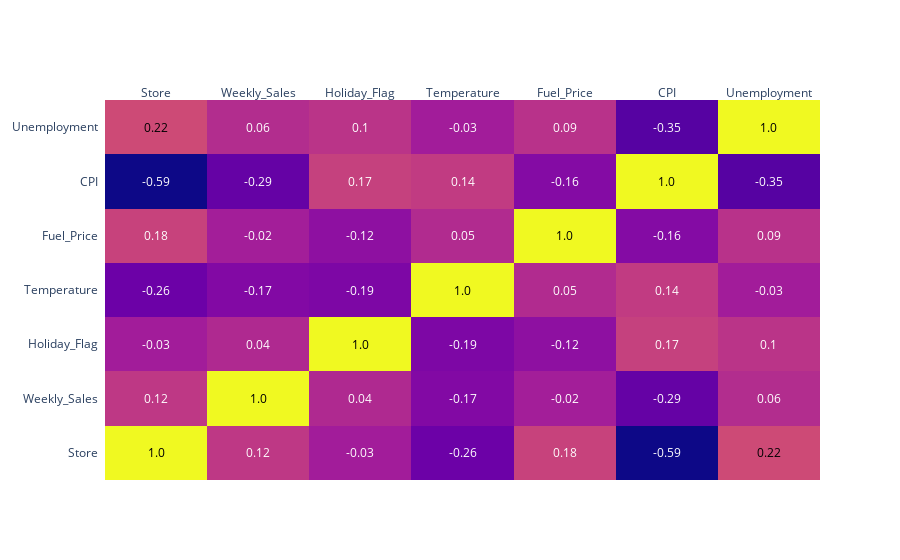

The notebook cell this image was saved under:
### Code cell
# Correlation matrix

corr_matrix = dataset.corr(numeric_only=True).round(2)

import plotly.figure_factory as ff

fig = ff.create_annotated_heatmap(corr_matrix.values,
                                  x = corr_matrix.columns.tolist(),
                                  y = corr_matrix.index.tolist())


fig.show()

### Figure 1 — Plotly figure (JSON) as saved in the notebook; plotly's stock layout.template omitted (floating-point values rounded to 4 significant figures)
{"data": [{"colorscale": [[0, "#0d0887"], [0.1111, "#46039f"], [0.2222, "#7201a8"], [0.3333, "#9c179e"], [0.4444, "#bd3786"], [0.5556, "#d8576b"], [0.6667, "#ed7953"], [0.7778, "#fb9f3a"], [0.8889, "#fdca26"], [1, "#f0f921"]], "reversescale": false, "showscale": false, "type": "heatmap", "x": ["Store", "Weekly_Sales", "Holiday_Flag", "Temperature", "Fuel_Price", "CPI", "Unemployment"], "y": ["Store", "Weekly_Sales", "Holiday_Flag", "Temperature", "Fuel_Price", "CPI", "Unemployment"], "z": [[1, 0.12, -0.03, -0.26, 0.18, -0.59, 0.22], [0.12, 1, 0.04, -0.17, -0.02, -0.29, 0.06], [-0.03, 0.04, 1, -0.19, -0.12, 0.17, 0.1], [-0.26, -0.17, -0.19, 1, 0.05, 0.14, -0.03], [0.18, -0.02, -0.12, 0.05, 1, -0.16, 0.09], [-0.59, -0.29, 0.17, 0.14, -0.16, 1, -0.35], [0.22, 0.06, 0.1, -0.03, 0.09, -0.35, 1]]}], "layout": {"annotations": [{"font": {"color": "#000000"}, "showarrow": false, "text": "1.0", "x": "Store", "xref": "x", "y": "Store", "yref": "y"}, {"font": {"color": "#FFFFFF"}, "showarrow": false, "text": "0.12", "x": "Weekly_Sales", "xref": "x", "y": "Store", "yref": "y"}, {"font": {"color": "#FFFFFF"}, "showarrow": false, "text": "-0.03", "x": "Holiday_Flag", "xref": "x", "y": "Store", "yref": "y"}, {"font": {"color": "#FFFFFF"}, "showarrow": false, "text": "-0.26", "x": "Temperature", "xref": "x", "y": "Store", "yref": "y"}, {"font": {"color": "#FFFFFF"}, "showarrow": false, "text": "0.18", "x": "Fuel_Price", "xref": "x", "y": "Store", "yref": "y"}, {"font": {"color": "#FFFFFF"}, "showarrow": false, "text": "-0.59", "x": "CPI", "xref": "x", "y": "Store", "yref": "y"}, {"font": {"color": "#000000"}, "showarrow": false, "text": "0.22", "x": "Unemployment", "xref": "x", "y": "Store", "yref": "y"}, {"font": {"color": "#FFFFFF"}, "showarrow": false, "text": "0.12", "x": "Store", "xref": "x", "y": "Weekly_Sales", "yref": "y"}, {"font": {"color": "#000000"}, "showarrow": false, "text": "1.0", "x": "Weekly_Sales", "xref": "x", "y": "Weekly_Sales", "yref": "y"}, {"font": {"color": "#FFFFFF"}, "showarrow": false, "text": "0.04", "x": "Holiday_Flag", "xref": "x", "y": "Weekly_Sales", "yref": "y"}, {"font": {"color": "#FFFFFF"}, "showarrow": false, "text": "-0.17", "x": "Temperature", "xref": "x", "y": "Weekly_Sales", "yref": "y"}, {"font": {"color": "#FFFFFF"}, "showarrow": false, "text": "-0.02", "x": "Fuel_Price", "xref": "x", "y": "Weekly_Sales", "yref": "y"}, {"font": {"color": "#FFFFFF"}, "showarrow": false, "text": "-0.29", "x": "CPI", "xref": "x", "y": "Weekly_Sales", "yref": "y"}, {"font": {"color": "#FFFFFF"}, "showarrow": false, "text": "0.06", "x": "Unemployment", "xref": "x", "y": "Weekly_Sales", "yref": "y"}, {"font": {"color": "#FFFFFF"}, "showarrow": false, "text": "-0.03", "x": "Store", "xref": "x", "y": "Holiday_Flag", "yref": "y"}, {"font": {"color": "#FFFFFF"}, "showarrow": false, "text": "0.04", "x": "Weekly_Sales", "xref": "x", "y": "Holiday_Flag", "yref": "y"}, {"font": {"color": "#000000"}, "showarrow": false, "text": "1.0", "x": "Holiday_Flag", "xref": "x", "y": "Holiday_Flag", "yref": "y"}, {"font": {"color": "#FFFFFF"}, "showarrow": false, "text": "-0.19", "x": "Temperature", "xref": "x", "y": "Holiday_Flag", "yref": "y"}, {"font": {"color": "#FFFFFF"}, "showarrow": false, "text": "-0.12", "x": "Fuel_Price", "xref": "x", "y": "Holiday_Flag", "yref": "y"}, {"font": {"color": "#FFFFFF"}, "showarrow": false, "text": "0.17", "x": "CPI", "xref": "x", "y": "Holiday_Flag", "yref": "y"}, {"font": {"color": "#FFFFFF"}, "showarrow": false, "text": "0.1", "x": "Unemployment", "xref": "x", "y": "Holiday_Flag", "yref": "y"}, {"font": {"color": "#FFFFFF"}, "showarrow": false, "text": "-0.26", "x": "Store", "xref": "x", "y": "Temperature", "yref": "y"}, {"font": {"color": "#FFFFFF"}, "showarrow": false, "text": "-0.17", "x": "Weekly_Sales", "xref": "x", "y": "Temperature", "yref": "y"}, {"font": {"color": "#FFFFFF"}, "showarrow": false, "text": "-0.19", "x": "Holiday_Flag", "xref": "x", "y": "Temperature", "yref": "y"}, {"font": {"color": "#000000"}, "showarrow": false, "text": "1.0", "x": "Temperature", "xref": "x", "y": "Temperature", "yref": "y"}, {"font": {"color": "#FFFFFF"}, "showarrow": false, "text": "0.05", "x": "Fuel_Price", "xref": "x", "y": "Temperature", "yref": "y"}, {"font": {"color": "#FFFFFF"}, "showarrow": false, "text": "0.14", "x": "CPI", "xref": "x", "y": "Temperature", "yref": "y"}, {"font": {"color": "#FFFFFF"}, "showarrow": false, "text": "-0.03", "x": "Unemployment", "xref": "x", "y": "Temperature", "yref": "y"}, {"font": {"color": "#FFFFFF"}, "showarrow": false, "text": "0.18", "x": "Store", "xref": "x", "y": "Fuel_Price", "yref": "y"}, {"font": {"color": "#FFFFFF"}, "showarrow": false, "text": "-0.02", "x": "Weekly_Sales", "xref": "x", "y": "Fuel_Price", "yref": "y"}, {"font": {"color": "#FFFFFF"}, "showarrow": false, "text": "-0.12", "x": "Holiday_Flag", "xref": "x", "y": "Fuel_Price", "yref": "y"}, {"font": {"color": "#FFFFFF"}, "showarrow": false, "text": "0.05", "x": "Temperature", "xref": "x", "y": "Fuel_Price", "yref": "y"}, {"font": {"color": "#000000"}, "showarrow": false, "text": "1.0", "x": "Fuel_Price", "xref": "x", "y": "Fuel_Price", "yref": "y"}, {"font": {"color": "#FFFFFF"}, "showarrow": false, "text": "-0.16", "x": "CPI", "xref": "x", "y": "Fuel_Price", "yref": "y"}, {"font": {"color": "#FFFFFF"}, "showarrow": false, "text": "0.09", "x": "Unemployment", "xref": "x", "y": "Fuel_Price", "yref": "y"}, {"font": {"color": "#FFFFFF"}, "showarrow": false, "text": "-0.59", "x": "Store", "xref": "x", "y": "CPI", "yref": "y"}, {"font": {"color": "#FFFFFF"}, "showarrow": false, "text": "-0.29", "x": "Weekly_Sales", "xref": "x", "y": "CPI", "yref": "y"}, {"font": {"color": "#FFFFFF"}, "showarrow": false, "text": "0.17", "x": "Holiday_Flag", "xref": "x", "y": "CPI", "yref": "y"}, {"font": {"color": "#FFFFFF"}, "showarrow": false, "text": "0.14", "x": "Temperature", "xref": "x", "y": "CPI", "yref": "y"}, {"font": {"color": "#FFFFFF"}, "showarrow": false, "text": "-0.16", "x": "Fuel_Price", "xref": "x", "y": "CPI", "yref": "y"}, {"font": {"color": "#000000"}, "showarrow": false, "text": "1.0", "x": "CPI", "xref": "x", "y": "CPI", "yref": "y"}, {"font": {"color": "#FFFFFF"}, "showarrow": false, "text": "-0.35", "x": "Unemployment", "xref": "x", "y": "CPI", "yref": "y"}, {"font": {"color": "#000000"}, "showarrow": false, "text": "0.22", "x": "Store", "xref": "x", "y": "Unemployment", "yref": "y"}, {"font": {"color": "#FFFFFF"}, "showarrow": false, "text": "0.06", "x": "Weekly_Sales", "xref": "x", "y": "Unemployment", "yref": "y"}, {"font": {"color": "#FFFFFF"}, "showarrow": false, "text": "0.1", "x": "Holiday_Flag", "xref": "x", "y": "Unemployment", "yref": "y"}, {"font": {"color": "#FFFFFF"}, "showarrow": false, "text": "-0.03", "x": "Temperature", "xref": "x", "y": "Unemployment", "yref": "y"}, {"font": {"color": "#FFFFFF"}, "showarrow": false, "text": "0.09", "x": "Fuel_Price", "xref": "x", "y": "Unemployment", "yref": "y"}, {"font": {"color": "#FFFFFF"}, "showarrow": false, "text": "-0.35", "x": "CPI", "xref": "x", "y": "Unemployment", "yref": "y"}, {"font": {"color": "#000000"}, "showarrow": false, "text": "1.0", "x": "Unemployment", "xref": "x", "y": "Unemployment", "yref": "y"}], "xaxis": {"dtick": 1, "gridcolor": "rgb(0, 0, 0)", "side": "top", "ticks": ""}, "yaxis": {"dtick": 1, "ticks": "", "ticksuffix": "  "}}}
